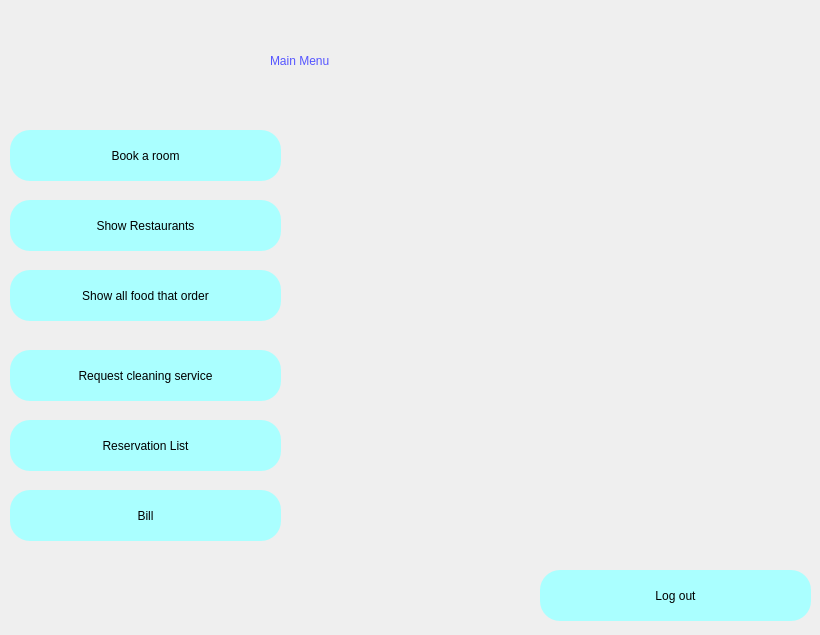
<?xml version="1.0" encoding="UTF-8"?>
<ui version="4.0">
 <class>Dialog</class>
 <widget class="QDialog" name="Dialog">
  <property name="geometry">
   <rect>
    <x>0</x>
    <y>0</y>
    <width>820</width>
    <height>635</height>
   </rect>
  </property>
  <property name="windowTitle">
   <string>Dialog</string>
  </property>
  <widget class="QWidget" name="widget" native="true">
   <property name="geometry">
    <rect>
     <x>0</x>
     <y>0</y>
     <width>831</width>
     <height>641</height>
    </rect>
   </property>
   <property name="styleSheet">
    <string notr="true">QWidget#widget{
                    background-color: qlineargradient(spread:pad, x1:0.352826, y1:0.398, x2:0.715975, y2:0.892, stop:0
                    rgba(0, 255, 255, 255), stop:1 rgba(0, 170, 255, 255))
                    }
                </string>
   </property>
   <widget class="QLabel" name="label">
    <property name="geometry">
     <rect>
      <x>270</x>
      <y>30</y>
      <width>221</width>
      <height>61</height>
     </rect>
    </property>
    <property name="styleSheet">
     <string notr="true">font: 26pt &quot;MS Shell Dlg 2&quot;;
                        color:rgb(85, 85, 255)
                    </string>
    </property>
    <property name="text">
     <string>Main Menu</string>
    </property>
   </widget>
   <widget class="QPushButton" name="bookroom">
    <property name="geometry">
     <rect>
      <x>10</x>
      <y>130</y>
      <width>271</width>
      <height>51</height>
     </rect>
    </property>
    <property name="styleSheet">
     <string notr="true">border-radius:20px;
                        font: 14pt &quot;MS Shell Dlg 2&quot;;
                        background-color:rgb(170, 255, 255);
                        color:rgb(0, 0, 0)
                    </string>
    </property>
    <property name="text">
     <string>Book a room</string>
    </property>
   </widget>
   <widget class="QLabel" name="userid">
    <property name="geometry">
     <rect>
      <x>10</x>
      <y>20</y>
      <width>131</width>
      <height>21</height>
     </rect>
    </property>
    <property name="styleSheet">
     <string notr="true">font: 11pt &quot;MS Shell Dlg 2&quot;;</string>
    </property>
    <property name="text">
     <string/>
    </property>
   </widget>
   <widget class="QPushButton" name="showrestaurants">
    <property name="geometry">
     <rect>
      <x>10</x>
      <y>200</y>
      <width>271</width>
      <height>51</height>
     </rect>
    </property>
    <property name="styleSheet">
     <string notr="true">border-radius:20px;
                        font: 14pt &quot;MS Shell Dlg 2&quot;;
                        background-color:rgb(170, 255, 255);
                        color:rgb(0, 0, 0)
                    </string>
    </property>
    <property name="text">
     <string>Show Restaurants</string>
    </property>
   </widget>
   <widget class="QPushButton" name="showallfood">
    <property name="geometry">
     <rect>
      <x>10</x>
      <y>270</y>
      <width>271</width>
      <height>51</height>
     </rect>
    </property>
    <property name="styleSheet">
     <string notr="true">border-radius:20px;
                        font: 14pt &quot;MS Shell Dlg 2&quot;;
                        background-color:rgb(170, 255, 255);
                        color:rgb(0, 0, 0)
                    </string>
    </property>
    <property name="text">
     <string>Show all food that order</string>
    </property>
   </widget>
   <widget class="QPushButton" name="cleaningservicebtn">
    <property name="geometry">
     <rect>
      <x>10</x>
      <y>350</y>
      <width>271</width>
      <height>51</height>
     </rect>
    </property>
    <property name="styleSheet">
     <string notr="true">border-radius:20px;
                        font: 14pt &quot;MS Shell Dlg 2&quot;;
                        background-color:rgb(170, 255, 255);
                        color:rgb(0, 0, 0)
                    </string>
    </property>
    <property name="text">
     <string>Request cleaning service</string>
    </property>
   </widget>
   <widget class="QPushButton" name="reservations">
    <property name="geometry">
     <rect>
      <x>10</x>
      <y>420</y>
      <width>271</width>
      <height>51</height>
     </rect>
    </property>
    <property name="styleSheet">
     <string notr="true">border-radius:20px;
                        font: 14pt &quot;MS Shell Dlg 2&quot;;
                        background-color:rgb(170, 255, 255);
                        color:rgb(0, 0, 0)
                    </string>
    </property>
    <property name="text">
     <string>Reservation List</string>
    </property>
   </widget>
   <widget class="QPushButton" name="bill">
    <property name="geometry">
     <rect>
      <x>10</x>
      <y>490</y>
      <width>271</width>
      <height>51</height>
     </rect>
    </property>
    <property name="styleSheet">
     <string notr="true">border-radius:20px;
                        font: 14pt &quot;MS Shell Dlg 2&quot;;
                        background-color:rgb(170, 255, 255);
                        color:rgb(0, 0, 0)
                    </string>
    </property>
    <property name="text">
     <string>Bill</string>
    </property>
   </widget>
   <widget class="QPushButton" name="logout">
    <property name="geometry">
     <rect>
      <x>540</x>
      <y>570</y>
      <width>271</width>
      <height>51</height>
     </rect>
    </property>
    <property name="styleSheet">
     <string notr="true">border-radius:20px;
                        font: 14pt &quot;MS Shell Dlg 2&quot;;
                        background-color:rgb(170, 255, 255);
                        color:rgb(0, 0, 0)
                    </string>
    </property>
    <property name="text">
     <string>Log out</string>
    </property>
   </widget>
  </widget>
 </widget>
 <resources/>
 <connections/>
</ui>
